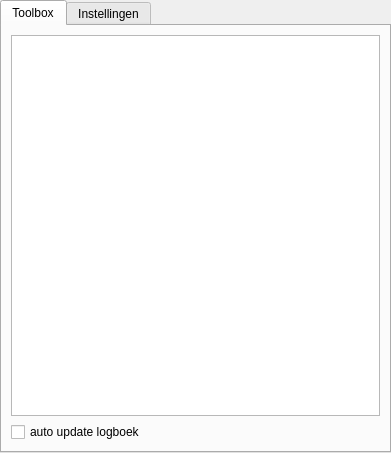
<?xml version="1.0" encoding="UTF-8"?>
<ui version="4.0">
 <class>Form</class>
 <widget class="QDockWidget" name="Form">
  <property name="geometry">
   <rect>
    <x>0</x>
    <y>0</y>
    <width>391</width>
    <height>453</height>
   </rect>
  </property>
  <property name="windowTitle">
   <string>3Di toolbox</string>
  </property>
  <layout class="QGridLayout" name="gridLayout">
   <item row="1" column="0">
    <widget class="QTabWidget" name="tabWidget">
     <property name="currentIndex">
      <number>0</number>
     </property>
     <widget class="QWidget" name="tab">
      <attribute name="title">
       <string>Toolbox</string>
      </attribute>
      <layout class="QVBoxLayout" name="verticalLayout">
       <item>
        <widget class="QTreeView" name="treeView">
         <property name="headerHidden">
          <bool>true</bool>
         </property>
        </widget>
       </item>
       <item>
        <widget class="QCheckBox" name="checkBox">
         <property name="text">
          <string>auto update logboek</string>
         </property>
        </widget>
       </item>
      </layout>
     </widget>
     <widget class="QWidget" name="tab_2">
      <attribute name="title">
       <string>Instellingen</string>
      </attribute>
      <layout class="QVBoxLayout" name="verticalLayout_2">
       <item>
        <widget class="QTableView" name="tableView"/>
       </item>
       <item>
        <layout class="QHBoxLayout" name="horizontalLayout">
         <item>
          <widget class="QPushButton" name="pushButton">
           <property name="text">
            <string>PushButton</string>
           </property>
          </widget>
         </item>
         <item>
          <widget class="QPushButton" name="pushButton_2">
           <property name="text">
            <string>PushButton</string>
           </property>
          </widget>
         </item>
         <item>
          <spacer name="horizontalSpacer">
           <property name="orientation">
            <enum>Qt::Horizontal</enum>
           </property>
           <property name="sizeHint" stdset="0">
            <size>
             <width>40</width>
             <height>20</height>
            </size>
           </property>
          </spacer>
         </item>
        </layout>
       </item>
       <item>
        <widget class="QTableView" name="tableView_2"/>
       </item>
       <item>
        <layout class="QHBoxLayout" name="horizontalLayout_2">
         <item>
          <widget class="QPushButton" name="pushButton_3">
           <property name="text">
            <string>PushButton</string>
           </property>
          </widget>
         </item>
         <item>
          <widget class="QPushButton" name="pushButton_4">
           <property name="text">
            <string>PushButton</string>
           </property>
          </widget>
         </item>
         <item>
          <spacer name="horizontalSpacer_2">
           <property name="orientation">
            <enum>Qt::Horizontal</enum>
           </property>
           <property name="sizeHint" stdset="0">
            <size>
             <width>40</width>
             <height>20</height>
            </size>
           </property>
          </spacer>
         </item>
        </layout>
       </item>
      </layout>
     </widget>
    </widget>
   </item>
  </layout>
 </widget>
 <resources/>
 <connections/>
</ui>
